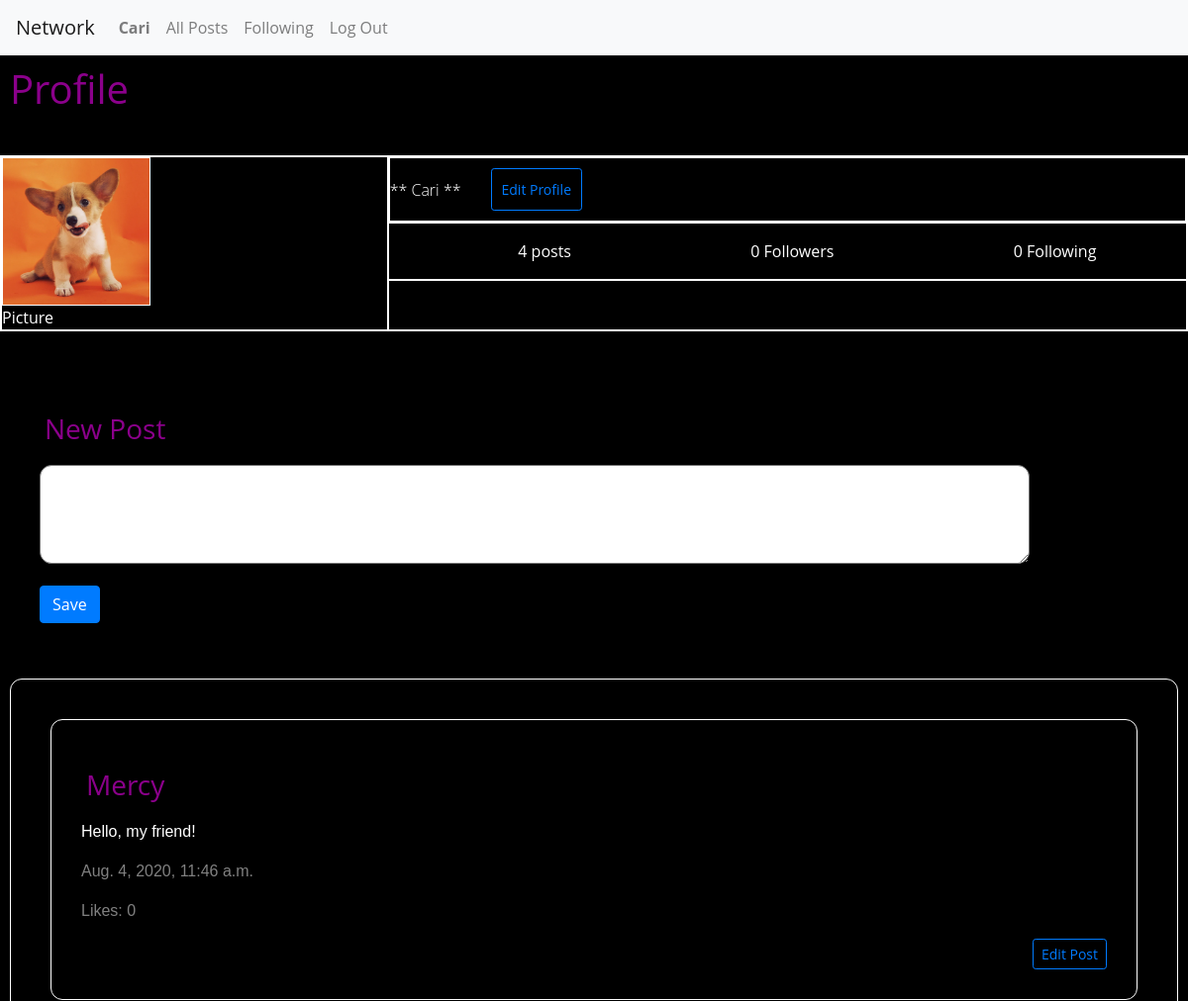
Page /profile/Mercy (signed in, upper part) on the earlier database version.
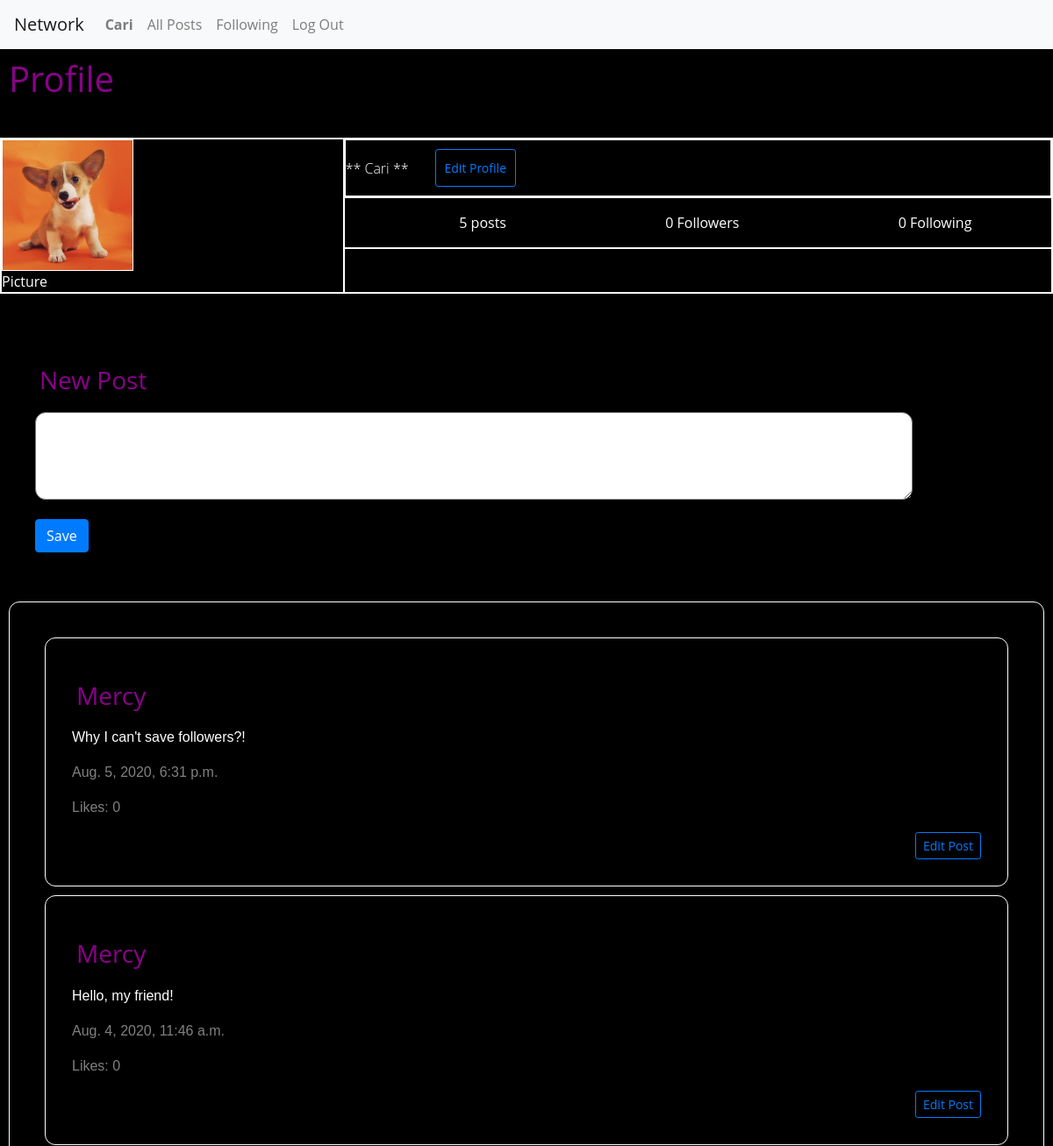
Same page on the later database version.
### network/models.py (models this page shows, shortened)
class Post(models.Model):
    username = models.ForeignKey(
        "User", default=1, on_delete=models.CASCADE, related_name="posts")
    content = models.TextField(blank=True)
    timestamp = models.DateTimeField(auto_now_add=True)
    likes = models.ManyToManyField(
        'User', default=0, blank=True, related_name='likes')
    objects = PostSerializer()

class User(AbstractUser):
    pass

### network/views.py (the view)
# urls.py: path("profile/<str:username>", views.profile, name="profile"),
def profile(request, username):
    all_post = Post.objects.order_by("-timestamp").all()
    user = request.user
    print("_user ->", user)
    profile_user = get_object_or_404(User, username=username)
    print("profile_user ->", profile_user)
    posts = Post.objects.filter(
        username=profile_user).order_by("-timestamp").all()
    post_list = len(posts)
    followers = Follow.objects.filter(follower=profile_user)
    followers_list = len(followers)
    print("followers", followers)
    following = Follow.objects.filter(following=profile_user)
    following_list = len(following)
    print("following", following)
    follows = Follow.objects.filter(
        following=user, follower=profile_user)
    return render(request, "network/profile.html", {
        "user": user,
        "userPost": posts,
        "followers": followers_list,
        "following": following_list,
        "posts_list": post_list,
        "follows": follows
    })

### network/templates/network/profile.html (shortened to what this page needs)
{% extends "network/layout.html" %}
{% load static %}
{% block body %}
    <h1 id="titleLink">Profile</h1>
    <hr>
     <header class="vtbgv">
     <div class="XjzKX">
     <img class="_4dMfM" src="{% static 'network/dog_2.png' %}">
     <span class="g47SY">Picture</span></div>
     <section class="zwlfE">
     <div class="nZSzR">
     <h2 class="_7UhW9  fKFbl  yUEEX  KV-D4  fDxYl">** {{ user }} **</h2>
     <div class="QzzMF Igw0E IwRSH eGOV_ ui_ht bPdm3">
     <button class="btn btn-sm btn-outline-primary" id="edit_profile">Edit Profile</button>
     </div>
     </div>
     <div class="nZSzR"></div>
     <ul class="k9GMp">
     <li class="Y8-fY">
     <span class="-nal3">
     <span class="g47SY">{{ posts_list }}</span>
      posts
     </span>
     </li>
     <li class="Y8-fY">
     <span class="-nal3">
     <span class="g47SY">{{ followers }}</span>
      Followers
     </span>
     </li>
     <li class="Y8-fY">
     <span class="-nal3">
     <span class="g47SY">{{ following }}</span>
      Following
     </span>
     </li>
     </ul>
     <div class="-vDIg"></div>
     </section>
     </header>
     <hr>
     <div class="compose-edit">
      <h3 id="titlePage"> New Post </h3>
        <form id="post-form" class="form-group" method="POST">
        <textarea id="content" class="form-group" name="content"></textarea>
        <br>
        <input id="post-button" type="submit" class="btn btn-primary" value="Save" name="save"/>
        </form>
     </div>
     <div id="post-view">
        <div id="post-table">
     {% for post in userPost %}
        <div class="compose-post" data-id="{{ post.id }}
        ">
            <h3 id="titlePage">{{ post.username }}</h3>
            <p class="inputText">{{ post.content }}</p>
            <p class="timeInfo">{{ post.timestamp }}</p>
            <p class="timeInfo"> Likes: 0 </p>
            <div class="follow_profile">
                <button class="btn btn-sm btn-outline-primary" id="edit_post" class="follow_profile" onclick="edit_post({{ post.id }})">Edit Post</button>
            </div>
        </div>
     {% endfor %}
      </div>
    </div>
{% endblock %}

Differences in the rows shown:
added Post: username "Mercy", content "Why I can't save followers?!", timestamp "Aug. 5, 2020, 6:31 p.m."
Other differences:
{{ posts_list }}: "4" → "5"
